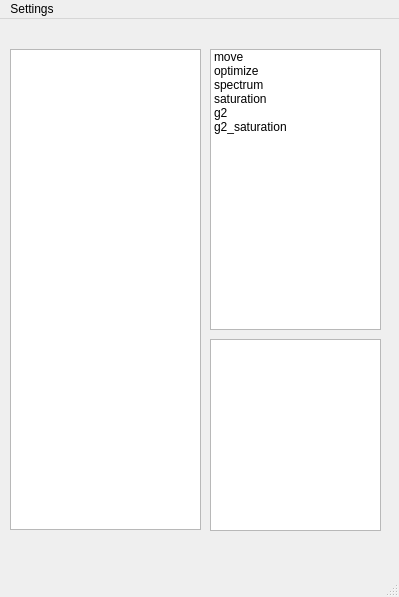
<?xml version="1.0" encoding="UTF-8"?>
<ui version="4.0">
 <class>MainWindow</class>
 <widget class="QMainWindow" name="MainWindow">
  <property name="geometry">
   <rect>
    <x>0</x>
    <y>0</y>
    <width>399</width>
    <height>597</height>
   </rect>
  </property>
  <property name="windowTitle">
   <string>MainWindow</string>
  </property>
  <widget class="QWidget" name="centralwidget">
   <widget class="QListWidget" name="centres_listWidget">
    <property name="geometry">
     <rect>
      <x>10</x>
      <y>30</y>
      <width>191</width>
      <height>481</height>
     </rect>
    </property>
   </widget>
   <widget class="QListWidget" name="params_listWidget">
    <property name="geometry">
     <rect>
      <x>210</x>
      <y>320</y>
      <width>171</width>
      <height>192</height>
     </rect>
    </property>
   </widget>
   <widget class="QListWidget" name="actions_listWidget">
    <property name="geometry">
     <rect>
      <x>210</x>
      <y>30</y>
      <width>171</width>
      <height>281</height>
     </rect>
    </property>
    <property name="dragEnabled">
     <bool>false</bool>
    </property>
    <item>
     <property name="text">
      <string>move</string>
     </property>
    </item>
    <item>
     <property name="text">
      <string>optimize</string>
     </property>
    </item>
    <item>
     <property name="text">
      <string>spectrum</string>
     </property>
    </item>
    <item>
     <property name="text">
      <string>saturation</string>
     </property>
    </item>
    <item>
     <property name="text">
      <string>g2</string>
     </property>
    </item>
    <item>
     <property name="text">
      <string>g2_saturation</string>
     </property>
    </item>
   </widget>
  </widget>
  <widget class="QMenuBar" name="menubar">
   <property name="geometry">
    <rect>
     <x>0</x>
     <y>0</y>
     <width>399</width>
     <height>21</height>
    </rect>
   </property>
   <widget class="QMenu" name="menuSave_settings">
    <property name="title">
     <string>Settings</string>
    </property>
    <addaction name="actionSave_settings"/>
   </widget>
   <addaction name="menuSave_settings"/>
  </widget>
  <widget class="QStatusBar" name="statusbar"/>
  <action name="actionSave_settings">
   <property name="text">
    <string>Save settings</string>
   </property>
  </action>
 </widget>
 <resources/>
 <connections/>
</ui>
